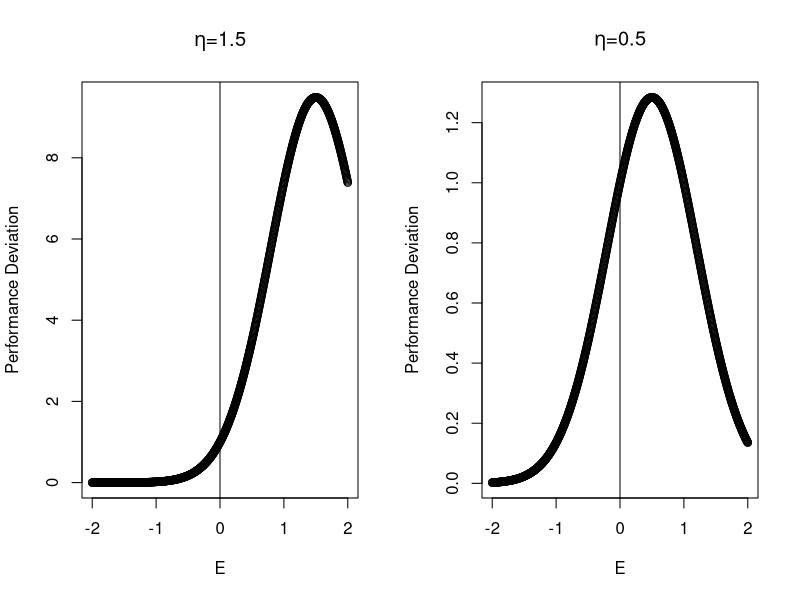
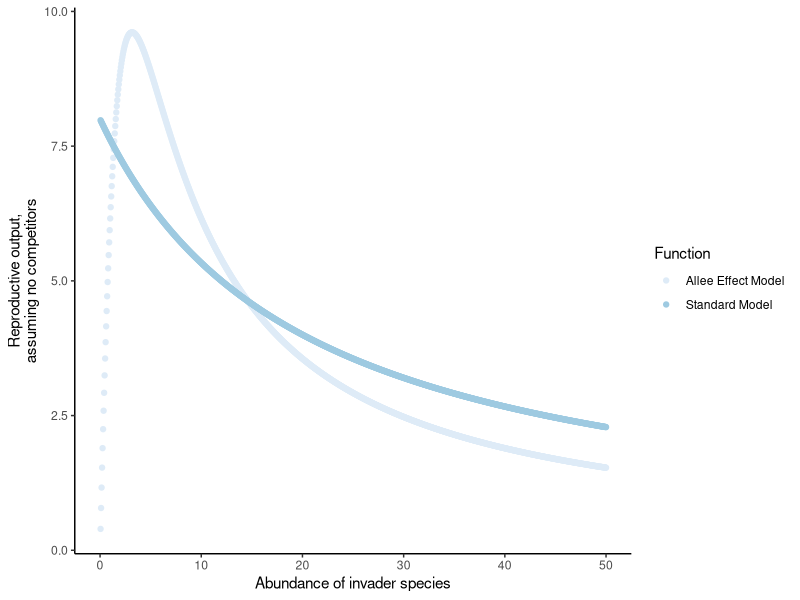
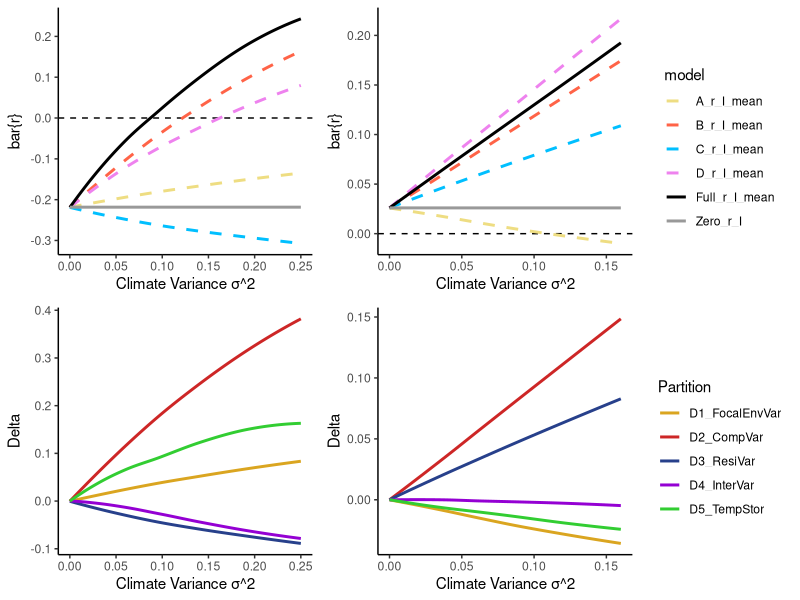
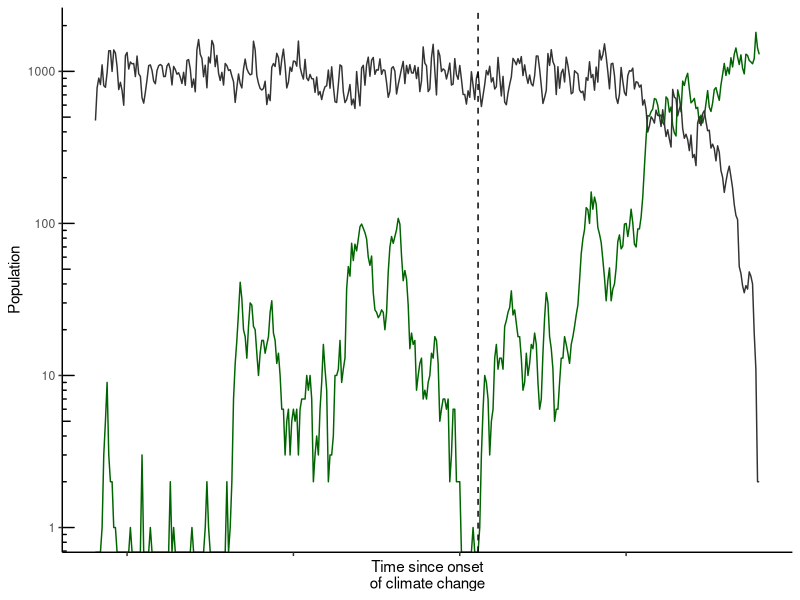
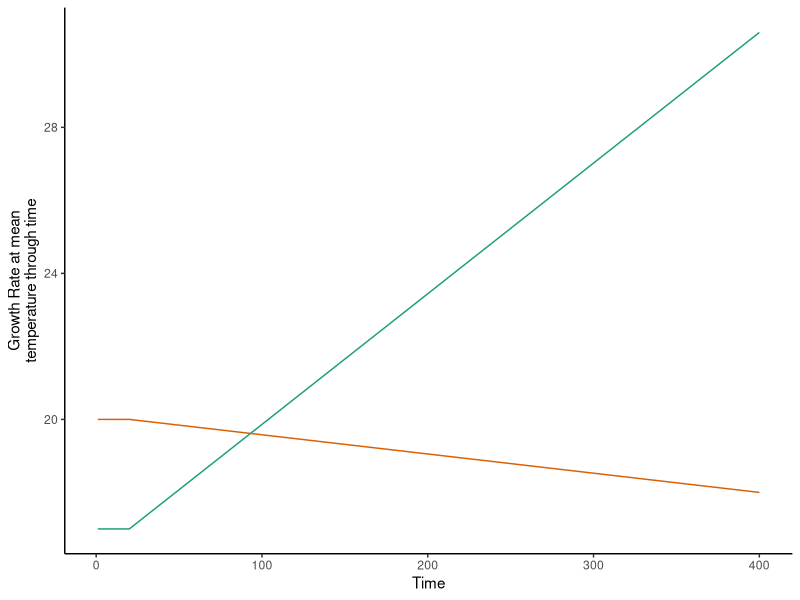

The R script that drew these images, in order: (Note: a time limit stopped this script after it produced the figures.)
## ---- chunk 1
knitr::opts_chunk$set(echo = FALSE, size = "footnotesize", warning = FALSE, message = FALSE)

## ---- chunk 2
library(MASS)
library(tidyverse)
library(knitr)
library(cowplot)
set.seed(1)


## ---- chunk 3
# Plotting EPC curve used

EPC<- function(WeatherDraws, OffsetFromPeak){
  w_mat<- exp(OffsetFromPeak^2 -(WeatherDraws -OffsetFromPeak)^2   ) 
  return(w_mat)
}

E <- seq(-2, 2, l = 1000)

par(mfcol= c(1,2))

plot(EPC(E,OffsetFromPeak = 1.5)~ E,
    ylab = 'Performance Deviation',
     main = expression(paste(eta, "=1.5")))
abline( v = c(0))

plot(EPC(E,OffsetFromPeak = 0.5)~ E,  
     ylab = 'Performance Deviation',
     main = expression(paste(eta, "=0.5")))
abline( v = c(0))


# hist(EPC(rnorm( 1000, 0 , 0.5), 1.5), main = 'Occasional very good years', xlim = c(0, 10), breaks = 20)
# abline(v = 1, col = 2)
# #mean(EPC(rnorm( 1000, 0 , 0.5), 1.5))  # mean increase
# # exp(mean(log(EPC(rnorm( 1000, 0 , 0.5), 1.5))))  # but NB geometric mean is still reduced
# 
# 
# hist(EPC(rnorm( 1000, 0 , 0.5), 0.5), main = 'Occasional very bad years', xlim = c(0, 2))
# abline(v = 1, col = 2)
# 
# # exp(mean(log(EPC(rnorm( 1000, 0 , 0.5), 0.5))))
# # #mean(EPC(rnorm( 1000, 0 , 0.5), 0.5))  # mean decrease
# # exp(mean(log(EPC(0, 0.5))))
## ---- chunk 4

## Example model parameters:

Example_Params = list( delta = 0.5,  # Invader dispersal Rate
                       Lam_R = 20,   # Growth rate of Resident
                       Lam_I = 24,   # Growth Rate of Invader  
                       W_R_sd = 0.1, # Environment SD for Resident
                       W_I_sd = 0.1, # Environment SD for Invader
                       W_rho = -0.7, # Correlation in environmental effects
                       a_RR = 0.02,  # Resident intraspecific competition
                       a_RI = 0.03 , # Interspecific competition (I on R)
                       a_IR = 0.04,  # Interspecific competition (R on I)
                       eta = 1.5)    # EPC offset from Peak

  ##Function to calculate partitions using the model given a set of parameters. 

E_Partition<- function(Params){
  
  with(Params, {  
    n_reps = 10000
    
    ## Define covariance matrices
    W_SIGMA_corr = matrix(c(W_R_sd^2,
                            W_rho*W_R_sd*W_I_sd,
                            W_rho*W_R_sd*W_I_sd,
                            W_I_sd^2),
                          2,2) 
    
    W_SIGMA_uncorr = matrix(c(W_R_sd^2, 
                              0, 0,  
                              W_I_sd^2),
                            2,2) 
    
    ## Variable E draws:
    E_mat_full  <-  MASS::mvrnorm(n_reps,   mu = c(0,0),  Sigma = W_SIGMA_corr   )  
    E_mat_uncorr<-  MASS::mvrnorm(n_reps,   mu = c(0,0),  Sigma = W_SIGMA_uncorr   ) 
    E_mat_mean  <-  matrix(c(0,0), nrow = 1)
    
    ## Convert into \omegas using gaussian curve EPC function
    EPC<- function(WeatherDraws, OffsetFromPeak){
      return(exp( OffsetFromPeak^2-(WeatherDraws -OffsetFromPeak)^2 )) 
    }
    
    W_mat_full  <-   EPC(E_mat_full, eta)  
    W_mat_uncorr<-   EPC(E_mat_uncorr, eta)  
    W_mat_mean  <-   EPC(E_mat_mean , eta)  
    
    ## Vary only one direct effect of environment
    W_mat_FixR_VarI=   W_mat_FixI_VarR = W_mat_uncorr
    W_mat_FixI_VarR[,2]<- W_mat_mean[2]
    W_mat_FixR_VarI[,1]<- W_mat_mean[1]
    
    
    ##### Calculating resident fluctuations without invader
    R_fluc = rep( NA, n_reps)  # rows = time, cols = space (here 1)
    R_fluc[1] <- 10 # initialize
    
    for(t in 1:(n_reps-1)){
      R_fluc[t+1]  =  R_fluc[t]*(delta + Lam_R*W_mat_full[t,1]/(1+a_RR*R_fluc[t]))
    }
    
    ### Take off a 'burn-in' period
    ToUse = (n_reps/10):n_reps
    R_var <- R_fluc[ToUse]
    W_mat_uncorr<-  W_mat_uncorr[ToUse,]
    W_mat_full<-  W_mat_full[ToUse, ]
    
    ## resident 'mean' value at equilibrium assuming omega = 1
    ## R* = 
    R_mean = (Lam_R-1+delta)/ (a_RR*(1-delta))
    
    ## Finding invasion growth rates in different situations;
    FindLogGrowthRate<- function( W_Mat, Competitors, Params ){
      with(Params, {
        r_vec<-  delta+ (Lam_I*W_Mat[,2]/( 1+a_IR*Competitors*W_Mat[,1])  )
        return(log(r_vec))
      })
    }
    
    ## No variation baseline
    Zero_r_I =   FindLogGrowthRate(W_mat_mean, R_mean, Params)
    
    ## Variation in direct envrionmental effects on invader
    A_r_I = FindLogGrowthRate(W_mat_FixR_VarI, R_mean, Params)
    
    ## Variation in envrionmental control of competition 
    B_r_I = FindLogGrowthRate(W_mat_FixI_VarR, R_mean, Params)
    
    ### B Variation in number of competitors  
    C_r_I =   FindLogGrowthRate( W_mat_mean, R_var, Params)
    
    ## D Variation in growth rates  and competitors, but not correlated 
    D_r_I  =  FindLogGrowthRate(W_mat_uncorr,R_var, Params) 
    ## Full model
    Full_r_I  =  FindLogGrowthRate(W_mat_full,R_var, Params) 
    
    ## Take averages of log(r)
    A_r_I_mean = mean(A_r_I)
    B_r_I_mean = mean(B_r_I)
    C_r_I_mean = mean(C_r_I)
    D_r_I_mean = mean(D_r_I)
    Full_r_I_mean = mean(Full_r_I)
    
    ## Calculate partitions
    D_Baseline = Zero_r_I
    D1_FocalEnvVar = A_r_I_mean - Zero_r_I
    D2_CompVar = B_r_I_mean - Zero_r_I
    D3_ResiVar = C_r_I_mean - Zero_r_I
    D4_InterVar = D_r_I_mean - (D_Baseline+ D1_FocalEnvVar +D2_CompVar+D3_ResiVar)
    D5_TempStor = Full_r_I_mean - D_r_I_mean
    
    return(data.frame(Zero_r_I,  A_r_I_mean,  B_r_I_mean,   
                      C_r_I_mean,   D_r_I_mean,  Full_r_I_mean,
                      D_Baseline, D1_FocalEnvVar, D2_CompVar,
                      D3_ResiVar,  D4_InterVar, D5_TempStor))})
}

## An Example:
E_Partition(Params = Example_Params) 
## ---- chunk 5
Params_mod1 <- list( delta = 0.5, 
                     Lam_R = 20,
                     Lam_I = 24,   
                     W_R_sd = NULL,
                     W_I_sd = NULL,
                     W_rho = -0.7,
                     a_RR = 0.02,  
                     a_RI = 0.03 , 
                     a_IR = 0.04,
                     eta = 1.5)

Params_mod2 <- list(  delta = 0.5, 
                      Lam_R = 16,
                      Lam_I = 25,   
                      W_R_sd = NULL,
                      W_I_sd = NULL, 
                      W_rho = 0.7,
                      a_RR = 0.02,  
                      a_RI = 0.04 , 
                      a_IR = 0.03,
                      eta=0.5 )

Find_Partition <-  function(W_sd, Params){
  Params_tmp <- Params
  Params_tmp$W_R_sd = W_sd*1.2  # resident responds more
  Params_tmp$W_I_sd = W_sd*0.8
  out<-   E_Partition(Params_tmp)
  out$W_sd <-W_sd
  return(out)
}
W_sd_df1 <- map_df(  seq( 0, 0.5, l = 100),Find_Partition, Params_mod1)
W_sd_df2  <- map_df(  seq( 0, 0.4, l = 100),Find_Partition, Params_mod2)

## ---- chunk 6
Colours <- c(   'Zero_r_I' = 'gray60',
                'A_r_I_mean' =  "lightgoldenrod"  ,
                'B_r_I_mean'='tomato',
                'C_r_I_mean'=  'deepskyblue',
                'D_r_I_mean'='violet',
                'Full_r_I_mean' = 'black', 
                
                'D_Baseline' =  "black",
                'D1_FocalEnvVar' =  "goldenrod" ,
                'D2_CompVar' = 'firebrick3',
                'D3_ResiVar' = 'royalblue4',
                'D4_InterVar' = 'darkviolet',
                'D5_TempStor' = 'limegreen')
# 

x_label = 'Climate Variance σ^2'

W_sd_df1 %>%
  gather('model', 'GrowthRate', Zero_r_I: Full_r_I_mean  ) %>%
  ggplot(aes( x = W_sd^2, y = GrowthRate, col = model , linetype = model     ))+
  geom_hline( yintercept = 0, linetype='dashed')+
  #  geom_point()+
  geom_smooth(se = FALSE)+
  scale_colour_manual(values = Colours)+
  scale_linetype_manual(values = c( 2,2,2,2,1,1))+
  theme_classic()+
  xlab(x_label)+
  ylab('bar{r}')  -> Models1

W_sd_df1 %>%
  gather('Partition', 'Delta', D1_FocalEnvVar :D5_TempStor ) %>%
  ggplot(aes( x = W_sd^2, y = Delta, col = Partition      ))+
  theme_classic()+
  scale_colour_manual(values = Colours)+
  ylab('Delta')+
  xlab(x_label)+
  geom_smooth(se = FALSE) -> Partiton1



W_sd_df2 %>%
  gather('model', 'GrowthRate', Zero_r_I: Full_r_I_mean  ) %>%
  ggplot(aes( x = W_sd^2, y = GrowthRate, col = model  , linetype = model        ))+
  theme_classic()+ 
  geom_hline( yintercept = 0, linetype='dashed')+
  geom_smooth(se = FALSE)+
  scale_colour_manual(values = Colours)+
  scale_linetype_manual(values = c( 2,2,2,2,1,1))+
  xlab(x_label)+
  ylab('bar{r}')-> Models2


W_sd_df2 %>%
  gather('Partition', 'Delta', D1_FocalEnvVar :D5_TempStor ) %>%
  ggplot(aes( x = W_sd^2, y = Delta, col = Partition))+
  scale_colour_manual(values = Colours)+
  theme_classic()+
  ylab('Delta')+
  xlab(x_label)+
  geom_smooth(se = FALSE) -> Partiton2


Model_Legend <- cowplot::get_legend(Models1)
D_Legend <- cowplot::get_legend(Partiton1)

Fig4 <- cowplot::plot_grid(Models1+guides(col=FALSE, linetype = FALSE),
                   Models2+guides(col=FALSE, linetype = FALSE),
                   Model_Legend, 
                   Partiton1+guides(col=FALSE, linetype = FALSE) ,
                   Partiton2+guides(col=FALSE, linetype = FALSE),
                   D_Legend,
                   nrow = 2, rel_widths = c(2,2,1) )


ggsave( 'MS_Figures/Figure4_graphs.png', Fig4, height = 7, width = 10, dpi = 600)

## ---- chunk 7
Lam_I = 8
a_II = 0.05
y = 0.1
z= 0.2
a_IR = 0.04 

## Functional response, assuming no competition
TrialI = seq( 0, 50, l = 1000)
I_rate_ALLEE =  (((TrialI^2)*Lam_I) / (  1+ z*(TrialI) + y*(TrialI^2) )) / TrialI
I_rate_NO_ALLEE =  (((TrialI)*Lam_I) / (  1 + a_II*TrialI)) / TrialI

data.frame(TrialI,I_rate_ALLEE, I_rate_NO_ALLEE  ) %>%
  gather( 'Function', 'I_rate', -TrialI ) %>%
  ggplot( aes( x = TrialI, y = I_rate, col =Function))+
  geom_point()+
  xlab('Abundance of invader species') + 
  scale_colour_brewer(labels = c( 'Allee Effect Model',
                                  'Standard Model'))+
  ylab('Reproductive output,\nassuming no competitors')+
  theme_classic()

## ---- chunk 8
Dynamics_CC<- function( Params){ with(Params,{
  time_exp  = 2000
  time_burnin = 20
  max_t = time_exp+time_burnin
  
  
  ## Variable Parameter specifications
  W_SIGMA = matrix(c(W_R_sd^2,
                     W_rho*W_R_sd*W_I_sd,
                     W_rho*W_R_sd*W_I_sd,
                     W_I_sd^2),
                   2,2) 
  
  gamma_mat = matrix( c(rep(0, time_burnin),
                        seq(0, 1, length =time_exp)), 
                      nrow = max_t, ncol = 1)
  
  W_cc_adj = gamma_mat%*% matrix(c(beta_R, beta_I),1)
  
  ## Variable Draws
  W_mat<-  exp(mvrnorm(max_t,
                       mu = c(0,0 )- 0.5*(c(W_R_sd,W_I_sd)^2)  ,
                       Sigma = W_SIGMA   )  )  +W_cc_adj
  
  Disp<-  rlnorm(max_t,
                 meanlog =   log(disp_mean)- 0.5*(disp_sig^2) , 
                 sdlog = disp_sig )
  
  ## Model initiation
  R =I = matrix( NA, max_t)  # rows = time
  R_star =I_star = matrix( NA, max_t )  # rows = time
  R_star[1]<- R[1] <-  (Lam_R-1)/a_RR # start resident at somewhere near its equilibrium 
  I_star[1]<- I[1] <- 0
  
  ## Running Model
  for(t in 1:(max_t-1)){
    
    R_R =           R[t]*Lam_R*W_mat[t,1]  / (  1+  a_RR*R[t]+a_RI*W_mat[t,2]*I[t])
    if(Allee){
      I_R =  (I[t]^2*Lam_I*W_mat[t,2]) / (1+ a_IR*W_mat[t,1]*R[t]+(z+y*(I[t])*I[t]))  
    }else{
      I_R =  (I[t]*Lam_I*W_mat[t,2]) / (1+  a_IR*W_mat[t,1]*R[t]+ a_II*I[t] ) 
    }
    
    R_star[t+1]  =    R[t]*delta  +    R_R
    I_star[t+1]  =    I[t]*delta  +   I_R +Disp[t]
    
    if(Discretise){
      R[t+1] = rpois( 1,R_star[t+1])  
      I[t+1] = rpois( 1,I_star[t+1])
    }  else{
      R[t+1] = R_star[t+1]
      I[t+1] = I_star[t+1]
    }
  }
  return( list(resident = R, invader =I))
})
}

## ---- chunk 9

Find_Col_Time = function( Dyn){
  if(any(Dyn$invader>1)){
    return(  max(which(Dyn$invader < 1))-20)
  }else{
    return(NA)
  }
}

Find_Ext_Time = function( Dyn){
  if(any(Dyn$resident<1)){
    ExtTime =  max(which(Dyn$resident >=1))-20
    return( ExtTime)  # last time it was seen over a level
  }else{
    return(NA)
  }
}


## ---- chunk 10
## Example dynamics 
Params_exp <- list( 
  delta = 0.5, 
  Lam_R = 20,
  Lam_I = 17,   
  W_R_sd = 0.4,  
  W_I_sd = 0.4, 
  W_rho = 0.3,
  Allee = FALSE,
  a_RR = 0.04,  
  a_II = 0.03,
  a_RI = 0.03 , 
  a_IR = 0.04, 
  disp_sig = 0.01 , 
  disp_mean= 0.2,
  beta_R =  -0.1, 
  beta_I =  0.8, 
  Discretise = TRUE
)

set.seed(1)
dyn <- Dynamics_CC(Params_exp)

res = dyn$resident
res[res<1] <-1

data.frame( Resident = res[1:400],
            Invader = dyn$invader[1:400],
            Time = (-19):380) %>%
  gather('sp', 'count', -Time) %>%
  ggplot(aes(Time, count , col = sp))+
  geom_line()+
  geom_vline(xintercept = Find_Col_Time(dyn), linetype ='dashed')+
  scale_y_log10()+
  theme_classic()+
  theme(axis.text.x = element_blank())+
  scale_color_manual(values = c('darkgreen', 'grey20'))+
  xlab('Time since onset\nof climate change')+
  ylab('Population')+ 
  annotation_logticks(sides = "l") +
  guides(col = FALSE) -> Fig6LineDiag

ggsave('MS_Figures/Fig6LineDiag.png', Fig6LineDiag, height = 3, width = 3, dpi = 600)


data.frame( Invader_GR =Params_exp$Lam_I * c(rep(1,20),1+ (1:380) * Params_exp$beta_I/380),
            Resident_GR = Params_exp$Lam_R * c(rep(1,20),1+ (1:380) * Params_exp$beta_R/380),
            Time = 1:400) %>%
  gather('sp', 'count', -Time) %>%
  ggplot(aes(Time, count , col = sp))+
  geom_line()+
  scale_color_manual(values = c('darkgreen', 'grey20'))+
  theme_classic()+
  scale_color_brewer(palette = 'Dark2')+
  guides(col = FALSE)+
  ylab( 'Growth Rate at mean\ntemperature through time') -> Fig6_GR

ggsave('MS_Figures/Fig6_GR.png', Fig6_GR, height = 3, width = 3, dpi = 600)
## ---- chunk 11
### 1. Weather covariance interacting with demographic stochasticity

Params_4.1 <- list( 
  ## Carryover
  delta = 0.5, 
  
  ## Intrinsic reproductive rate terms
  Lam_R = 20,
  Lam_I = 16,   
  
  ## Weather terms
  W_R_sd = 0.4,  ## variability in R seed production
  W_I_sd = NULL,  ## variability in I seed production
  #  W_rho = NULL,## correlation in species responses to weather
  
  ## competition terms
  Allee = FALSE,
  
  # intra:
  a_RR = 0.02,  
  a_II = 0.03,
  
  # inter: (NB multiplied by weather value )
  a_RI = 0.03 , 
  a_IR = 0.04, 
  
  ## Dispersal variation
  disp_sig = 0.2 , # dispersal variation on log scale
  disp_mean = 0.1, #
  
  ## Response to climate change
  ##  multiple larger after all  climate change? 1 = 100% larger, 2 = 200% larger
  beta_R =  -0.1, 
  beta_I =  0.8, 
  
  ## Introduce demographic stochasticity?
  Discretise = FALSE
)


N_trials = 400
WeatherDF_4.1<- data.frame( WeatherSens = c(rep(0, 100), seq(0, 0.5 , l = N_trials)) ,
                            ColonisationTime_PosRho = NA,
                            ColonisationTime_NegRho = NA)

### With negative E correlation
Params_4.1$W_rho = -0.9


for( i in 1:nrow(WeatherDF_4.1)){
  Params_trial = Params_4.1
  Params_trial$W_I_sd = WeatherDF_4.1$WeatherSens[i]
  dyn <- Dynamics_CC(Params_trial)
  WeatherDF_4.1$ColonisationTime_NegRho[i]  <-Find_Col_Time(dyn)
  
}


###With positive E correlation
Params_4.1$W_rho = +0.9

for( i in 1:nrow(WeatherDF_4.1)){
  Params_trial = Params_4.1
  Params_trial$W_I_sd = WeatherDF_4.1$WeatherSens[i]
  dyn <- Dynamics_CC(Params_trial)
  WeatherDF_4.1$ColonisationTime_PosRho[i]  <-Find_Col_Time(dyn)
  
}

## ---- chunk 12
### 2. Dispersal variability and Allee effect 

Params_4.2 <- list(  delta = 0.5, 
                     Lam_R = 20,
                     Lam_I = 16,   
                     W_R_sd = 0.4, 
                     W_I_sd = 0.7, 
                     W_rho = 0,    
                     Allee = NULL,
                     a_RR = 0.02,  
                     a_II = 0.05,
                     y = 0.1,
                     z= 0.2,
                     a_RI = 0.03 , 
                     a_IR = 0.04, 
                     disp_sig = NULL , 
                     disp_mean = 0.1, 
                     beta_R =  -0.1, 
                     beta_I =  0.8, 
                     Discretise = FALSE
)

Params_4.2_ALLEE <- Params_4.2_NOALLEE <- Params_4.2
Params_4.2_ALLEE$Allee = TRUE
Params_4.2_NOALLEE$Allee = FALSE

N_trials = 400
WeatherDF_4.2<- data.frame( Dispersal_sd = c(rep(0, 10), seq(0, 1 , l = N_trials)) ,
                            ColonisationTime_WithAllee = NA,
                            ColonisationTime_No_Allee = NA)

### With Allee 


for( i in 1:nrow(WeatherDF_4.2)){
  
  Params_trial = Params_4.2_ALLEE
  Params_trial$disp_sig = WeatherDF_4.2$Dispersal_sd[i]
  dyn <- Dynamics_CC(Params_trial)
  WeatherDF_4.2$ColonisationTime_WithAllee[i]  <-Find_Col_Time(dyn)
  
}
### without Allee effect

for( i in 1:nrow(WeatherDF_4.2)){
  Params_trial = Params_4.2_NOALLEE
  Params_trial$disp_sig = WeatherDF_4.2$Dispersal_sd[i]
  dyn <- Dynamics_CC(Params_trial)
  WeatherDF_4.2$ColonisationTime_No_Allee[i]  <-Find_Col_Time(dyn)
  
}

## ---- chunk 13
### 3. Demographic stochasticity interacting with  variation
# NB effects opposite to 'classic' results


Params_4.3 <- list( delta = 0.5, 
                    Lam_R = 10,
                    Lam_I = 6,   
                    W_R_sd = 0.5, 
                    W_I_sd = 0.5, 
                    W_rho = 0 ,
                    Allee = FALSE, 
                    a_RR = 0.03,  
                    a_II = 0.06,  
                    a_RI = 0.04 , 
                    a_IR = 0.03, 
                    disp_sig = 0.01 ,
                    disp_mean = 0.15, 
                    beta_R =  -0.1, 
                    beta_I =  0.8, 
                    Discretise = NULL
)



N_trials = 500
WeatherDF_4.3<- data.frame( Var = c(seq(0, 0.5, l = N_trials)) ,
                            ColonisationTime_WithDemoStoch = NA,
                            ColonisationTime_No_DemoStoch = NA)

### With Demo_stoch 

Params_4.3$Discretise = TRUE
for( i in 1:nrow(WeatherDF_4.3)){
  
  Params_trial = Params_4.3
  Params_trial$W_R_sd = WeatherDF_4.3$Var[i]
  Params_trial$W_I_sd = WeatherDF_4.3$Var[i]
  dyn <- Dynamics_CC(Params_trial)
  WeatherDF_4.3$ColonisationTime_WithDemoStoch[i]  <-Find_Col_Time(dyn)
  
}


### without Demo_stoch
Params_4.3$Discretise = FALSE
for( i in 1:nrow(WeatherDF_4.3)){
  Params_trial = Params_4.3
  Params_trial$W_R_sd = WeatherDF_4.3$Var[i]
  Params_trial$W_I_sd = WeatherDF_4.3$Var[i]
  dyn <- Dynamics_CC(Params_trial)
  WeatherDF_4.3$ColonisationTime_No_DemoStoch[i]  <-Find_Col_Time(dyn)
  
}

## ---- chunk 14
### 4. Demographic stochastic interacting with variability on extinction Time
Params_4.4 <- list( delta = 0.5, 
                    Lam_R = 9,
                    Lam_I = 7.6,   
                    W_R_sd = NULL, 
                    W_I_sd = 0.35, 
                    W_rho =  -0.9 ,
                    Allee = FALSE ,
                    a_RR = 0.05,  
                    a_II = 0.08,  
                    a_RI = 0.03 , 
                    a_IR = 0.02, 
                    disp_sig = 0.01 ,
                    disp_mean = 0.4, 
                    beta_R =  -0.1, 
                    beta_I =  0.8, 
                    Discretise = NULL)

N_trials = 500
WeatherDF_4.4<- data.frame( MidWeatherSD = c(seq(0, 0.75 , l = N_trials)) ,
                            ExtinctionTime_WithDemoStoch = 2000,
                            ExtinctionTime_No_DemoStoch = 2000)

par(mfrow=c(4,4 ))

### With Demo_stoch 
Params_4.4$Discretise = TRUE

for( i in 1:nrow(WeatherDF_4.4)){
  Params_trial = Params_4.4
  Params_trial$W_R_sd = WeatherDF_4.4$MidWeatherSD[i]
  dyn <- Dynamics_CC(Params_trial)
  WeatherDF_4.4$ExtinctionTime_WithDemoStoch[i]  <-Find_Ext_Time(dyn)
  
}

### without Demo_stoch
Params_4.4$Discretise = FALSE
for( i in 1:nrow(WeatherDF_4.4)){
  Params_trial = Params_4.4
  Params_trial$W_R_sd = WeatherDF_4.4$MidWeatherSD[i]
  dyn <- Dynamics_CC(Params_trial)
  WeatherDF_4.4$ExtinctionTime_No_DemoStoch[i]  <-Find_Ext_Time(dyn)
}


## ---- chunk 15
### 5. Just focal species or both varying 


Params_4.5 <- list( delta = 0.5, 
                    Lam_R = 9,
                    Lam_I = 3,   
                    W_R_sd = 0, 
                    W_I_sd = NULL, 
                    W_rho =  0.9 ,
                    Allee = FALSE ,
                    a_RR = 0.05,  
                    a_II = 0.08,  
                    a_RI = 0.03 , 
                    a_IR = 0.04, 
                    disp_sig = 0.01 ,
                    disp_mean = 0.2, 
                    beta_R =  -0.1, 
                    beta_I =  0.8, 
                    Discretise = FALSE)

N_trials = 500
WeatherDF_4.5<- data.frame( MidWeatherSD = c(seq(0, 1 , l = N_trials)) ,
                            ColonisationTime_JustFocal= 2000,
                            ColonisationTime_Both = 2000)

par(mfrow=c(4,4 ))

### Vary Just focal
for( i in 1:nrow(WeatherDF_4.5)){
  Params_trial = Params_4.5
  Params_trial$W_I_sd = WeatherDF_4.5$MidWeatherSD[i]
  dyn <- Dynamics_CC(Params_trial)
  WeatherDF_4.5$ColonisationTime_JustFocal[i]  <-Find_Col_Time(dyn)
  
}

### Vary both species

Params_4.5$Discretise = FALSE
for( i in 1:nrow(WeatherDF_4.5)){
  Params_trial = Params_4.5
  Params_trial$W_I_sd = WeatherDF_4.5$MidWeatherSD[i]
  Params_trial$W_R_sd = WeatherDF_4.5$MidWeatherSD[i]
  Params_trial$W_R_sd = WeatherDF_4.5$MidWeatherSD[i]
  dyn <- Dynamics_CC(Params_trial)
  WeatherDF_4.5$ColonisationTime_Both[i]  <-Find_Col_Time(dyn)
}


## ---- chunk 16
### combining into one figure, without dots


### For 4.1, helpful to force intercept, rather than just rely on convergence after using enormous numbers of runs
WeatherDF_4.1 %>%
  rename(Negative= ColonisationTime_NegRho ,  ##   `ρ= −0.9`
         Positive= ColonisationTime_PosRho  ) %>%
  gather( 'Model', 'Time',Negative,  Positive) -> WeatherDF_4.1_Long

WeatherDF_4.1_Long %>%
  filter( WeatherSens ==0) %>%
  pull(Time) %>%
  mean -> intercept_4.1


WeatherDF_4.1_Long$Smooth = c(predict( lm(data = filter( WeatherDF_4.1_Long,Model== 'Negative'),
                                          Time-intercept_4.1 ~ 0+ WeatherSens + I(WeatherSens^2))),
                              predict( lm(data = filter( WeatherDF_4.1_Long,Model== 'Positive'),
                                          Time-intercept_4.1 ~ 0+ WeatherSens + I(WeatherSens^2))) )+intercept_4.1

WeatherDF_4.1_Long %>%
  ggplot( aes( x = WeatherSens, y = Time, col = Model))+
  geom_smooth(aes(y = Smooth),
              se=FALSE,
              method = 'lm',
              formula = y ~ x + I(x^2))+
    xlab(expression(Invader~peformance~variability~omega[sigma~inv]))+
  ylab('Colonisation Time') +
  theme_classic()+ 
  scale_colour_manual(values = c( 'darkblue', 'orange' ), 
                      name = 'Correlation in\nspecies responses:')+
  guides(col=guide_legend(nrow=2))+
  theme(legend.position="top", legend.box = "horizontal")  -> Fig4a


WeatherDF_4.2 %>%
  rename(`With` = ColonisationTime_WithAllee  ,
         `Without` = ColonisationTime_No_Allee  ) %>%
  gather( 'Model', 'Time', starts_with('With')) %>%
  ggplot( aes( x = Dispersal_sd, y = Time, col = Model))+
  geom_smooth(se=FALSE, method = 'lm', formula = y ~ x + I(x^2))+
  xlab(expression(Dispersal~sigma))+
  ylab('Colonisation Time') +
  theme_classic()+ 
  scale_colour_manual(values = c( 'darkblue', 'orange' ),
                      name = 'Allee Effect')+
  guides(col=guide_legend(nrow=2))+
  theme(legend.position="top", legend.box = "horizontal") -> Fig4b

WeatherDF_4.3 %>%
  rename(`With` = ColonisationTime_WithDemoStoch   ,
         `Without` = ColonisationTime_No_DemoStoch  ) %>%
  gather( 'Model', 'Time', starts_with('With')) %>%
  ggplot( aes( x = Var, y = Time, col = Model))+
  geom_smooth(se=FALSE, method = 'lm', formula = y ~ x + I(x^2))+
  xlab(expression(Envrionmental~variability~omega[sigma]))+
  ylab('Colonisation Time') +
  theme_classic()+
  scale_colour_manual(values = c( 'darkblue', 'orange' ),
                      name = 'Demographic\nStochasticity:')+
  guides(col=guide_legend(nrow=2))+
  theme(legend.position="top", legend.box = "horizontal")-> Fig4c


# 
WeatherDF_4.5 %>%
  rename(`Just Invader` = ColonisationTime_JustFocal    ,
         `Both Species` = ColonisationTime_Both  ) %>%
  gather( 'Model', 'Time',`Just Invader`,`Both Species` ) %>%
  ggplot( aes( x = MidWeatherSD, y = Time, col = Model))+
  geom_smooth(se=FALSE, method = 'lm', formula = y ~ x + I(x^2))+
  xlab(expression(Envrionmental~variability~omega[sigma]))+
  ylab('Colonisation Time') +
  theme_classic()+
  scale_colour_manual(values = c( 'darkblue', 'orange' ),
                      name = 'Variability affects:' )+
  guides(col=guide_legend(nrow=2))+
  theme(legend.position="top", legend.box = "horizontal")-> Fig4d


Fig6_withpoints<- cowplot::plot_grid(Fig4a+geom_point(),
                                     Fig4b+geom_point(),
                                     Fig4c+geom_point(),
                                     Fig4d+geom_point(),
                                  labels= c('i)', 'ii)', 'iii)', 'iv)'), label_fontface ='plain')

Fig6_withpoints

Fig6_simple <- cowplot::plot_grid(Fig4a + theme(axis.text = element_blank()),
                                  Fig4b+ theme(axis.text = element_blank()),
                                  Fig4c+ theme(axis.text = element_blank()),
                                  Fig4d+ theme(axis.text = element_blank()),
                                  labels= c('i)', 'ii)', 'iii)', 'iv)'), label_fontface ='plain' )

ggsave(filename = 'MS_Figures/Fig6_simple.png',  Fig6_simple, width = 6, height = 6, dpi = 600)


## ---- chunk 17
# Diagrams in Figure 2 and 3
## ---- chunk 18
## environmental performance curve defined by gamma function

SHAPE = 3
SCALE = 1.5
PEAK  = SCALE*(SHAPE -1)

Center_1 <- 10
Center_2 <- 0.6


Test1 <- data.frame( E = rnorm(1000, Center_2, sd = 1.5) )
Test2 <- data.frame( E = rnorm(1000, Center_1, sd = 1.5) )

EPC_fig2 <- Vectorize(function( E){
  if( E> PEAK){
    Performance<-dgamma(x =PEAK+(E-PEAK)^0.75,  shape = SHAPE, scale = SCALE)
  }else{
    if(  E < PEAK-2){
      Performance<-      dgamma(x =E+2,  shape = SHAPE, scale = SCALE)
    }else{
      Performance <-   dgamma(x =PEAK,  shape = SHAPE, scale = SCALE)
    }
  }
  return(Performance)
})

## ---- chunk 19
Center_1 <- 10
Center_2 <- 0.4

Test1 <- data.frame( E = rnorm(1000, Center_1, sd = 1.5) )
Test2 <- data.frame( E = rnorm(1000, Center_2, sd = 1) )

# Take 2 

data.frame( E = seq(-2, 15, l=1000)) %>%
  mutate(Performance =  (EPC_fig2(E))) %>%
  mutate( Weather1= dnorm( E, mean = Center_1, sd = 1.5)/5,
          Weather2= dnorm( E, mean = Center_2, sd = 1)/5)%>%
  ggplot( aes( x = E))+ 
  geom_line(aes( y = Performance ))+
  theme_classic()+
  theme(axis.text = element_blank()  )+
  xlab( 'Envrionment')+
  geom_vline( xintercept = Center_1, col = 'orange')+
  geom_vline( xintercept = Center_2, col = 'darkblue')+
  geom_line( aes(y = Weather1), col = 'orange', linetype = 'dotted')+
  geom_line( aes(y = Weather2), col = 'darkblue', linetype = 'dotted')+
  scale_x_reverse()+
  scale_y_continuous(limits = c(0.001,0.2))-> EPCPlot

Performances<-data.frame( A = EPC_fig2(Test1$E),
                          B = EPC_fig2(Test2$E)) %>%
  gather( 'Test', 'Performance')

Performances %>%
  group_by(Test)%>%
  summarise( Mean = mean(Performance)) -> Means

Means$Orig= EPC_fig2(c(Center_1,Center_2))
Means%>%
  gather('key', 'value',  -Test)-> LineValuesMeans

Performances%>%
  ggplot( aes( Performance, fill = Test))+
  geom_histogram()+
  theme_classic()+
  geom_vline(data = LineValuesMeans, aes(xintercept = value,linetype = key), show.legend = FALSE)+
  scale_fill_manual(values =  c(  'orange','darkblue'))+
  guides(sol = FALSE)+
  ylab( 'Frequency')+
  xlab( 'Performance')+
  guides(fill = FALSE)+ 
  geom_hline(aes(yintercept = 1, linetype = 'solid'), alpha = 0) +

  scale_linetype(name = '',
                 limits= c('Orig', 'Mean'), 
                 labels = c('Value under\nmean conditions',
                            'Long-term\naverage value' ),
    guide = guide_legend(override.aes = list(alpha = 1, size = 0.5 )))+
  facet_wrap(~Test)+
  theme(axis.text = element_blank(), strip.text = element_blank())+
#theme(legend.position="top", legend.box = "horizontal", )+
  coord_flip(xlim = c(0.001,0.2))-> ReponseHist


Fig2<-cowplot::plot_grid( EPCPlot,ReponseHist, rel_widths = c(1,1), labels = 'auto' )
# Fig2
ggsave('MS_Figures/Figure2.png', height = 3, width = 7, dpi = 600)
ggsave('MS_Figures/Figure2.pdf', height = 3, width = 7, dpi = 600)

## ---- chunk 20

## code to generate Fig 3 little pictures 

## 3ai  ### Interaction of biotic and abiotic impacts on R
expand.grid( C = 0:100,
             E = 0:100) %>%
  mutate( R = (C*E)^0.8 ) %>%
  ggplot( aes(E, C, z = R, fill = R))+
  geom_raster()+
  geom_contour( col = 'black')+
  scale_fill_viridis_c(direction = -1) +
  theme(panel.background = element_blank(),
        axis.text = element_blank() )+
  coord_fixed() -> Fig3ai
# Fig3ai
ggsave( 'MS_Figures/Fig3ai.png',Fig3ai,  width = 4, height =3, dpi = 600) 

## 3aii negative correlation in biotic and abiotic influences on r
Draws<-MASS::mvrnorm(30, c(2,2), matrix( c(2,-1.8, -1.8, 2), 2))
colnames(Draws) <- c('E', 'C')

Draws %>%
  as.data.frame()%>%
  mutate( Temp = E-C) %>%
  #ggplot(aes( E, C, col = Temp))+
    ggplot(aes( E, C))+
  geom_point( size = 2)+
  scale_colour_viridis_c(option = 'B')+
  theme_classic()+
  theme(axis.text = element_blank() )+
  guides( col = FALSE) -> Fig3aii
# Fig3aii
ggsave( 'MS_Figures/Fig3aii.png',Fig3aii, width = 3, height =3, dpi = 600) 

## 3b
Center <- 4
Test<- data.frame( E = runif(1000,min = 2.5, 5.5) ) %>%
  mutate( Performance2 = exp(E))

data.frame( E = seq(2, 6.1, l=1000)) %>%
  mutate(Performance =  exp(E)) %>%
  ggplot( aes( x = E))+ 
  theme_classic()+
  geom_rect(ymin = 0, ymax = exp(5.5), xmin = 2.5, xmax = 5.5, col = NA, size = 4, fill = 'grey80')+
  #  geom_rect(ymin = -100, ymax = 10, xmin = 2, xmax = 6, col = 'red3', size = 4, fill = NA)+
  geom_histogram(data = Test, aes( x = E), binwidth = 0.025)+
  geom_line(aes( y = Performance ))+
  ylab( 'Impact of competition\non growth rate')+
  # theme(axis.text = element_blank()  )+
  xlab( 'Envrionment')+
  coord_cartesian(ylim = c( 0, 450))+
  geom_vline( xintercept = Center, col = 'red') -> Fig3bi

Test%>%
  ggplot( aes( Performance2))+
  geom_histogram(fill = 'red3')+
  theme_classic()+
  geom_vline( xintercept = mean(Test$Performance2),linetype = 2)+
  geom_vline( xintercept = exp(Center),linetype = 1)+
  ylab( 'Frequency')+
  xlab( '')+
  # theme(axis.text = element_blank(), strip.text = element_blank())+
  #theme(legend.position="top", legend.box = "horizontal", )+
  coord_flip(xlim = c(0, 450)) -> Fig3bii

Fig3b<-cowplot::plot_grid( Fig3bi,Fig3bii, rel_widths = c(2,1), labels = c('i', 'ii'))
# Fig3b
ggsave( 'MS_Figures/Fig3b.png',Fig3b, width = 6, height =3, dpi = 600) 

## ---- chunk 21
sessionInfo()
